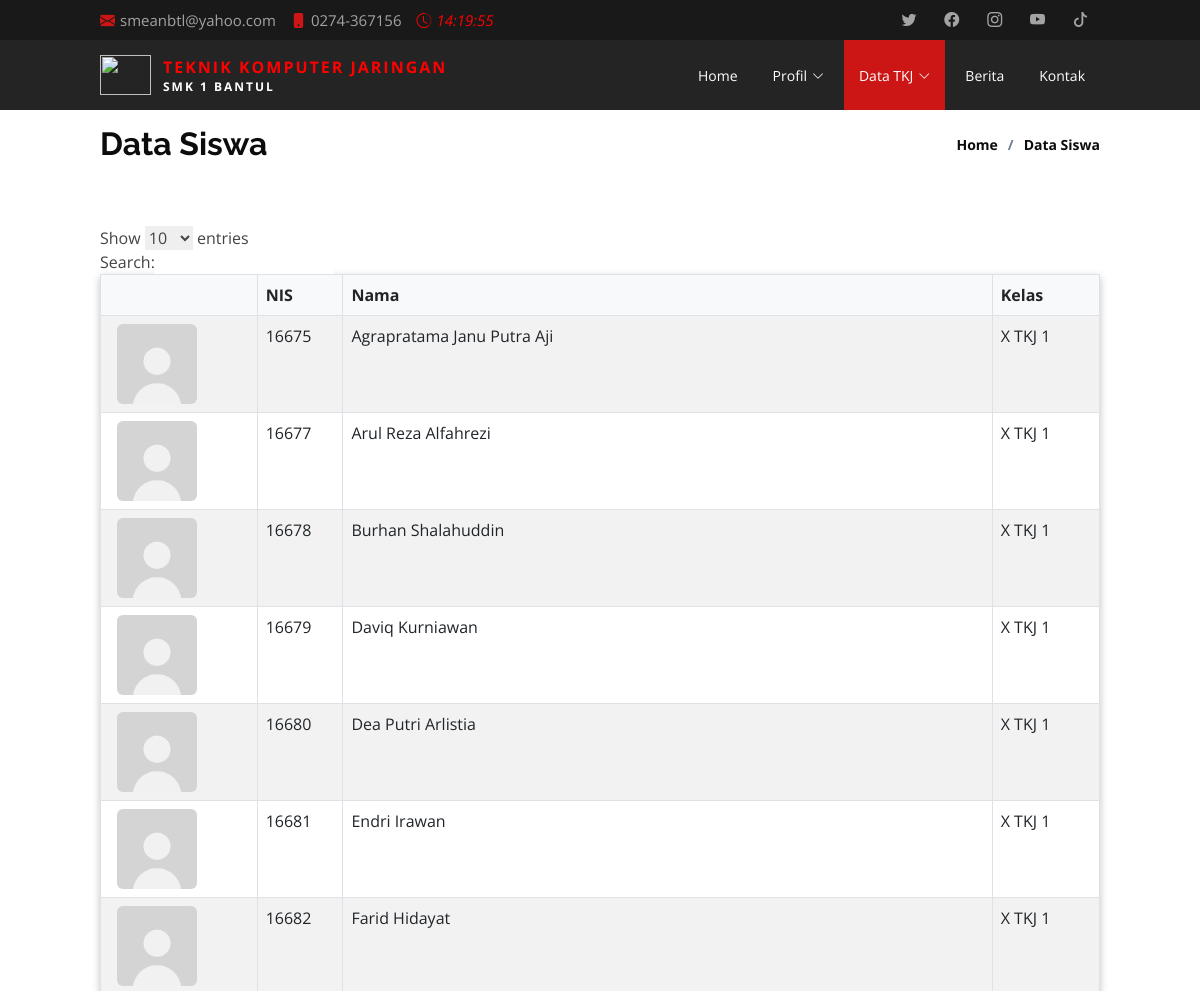
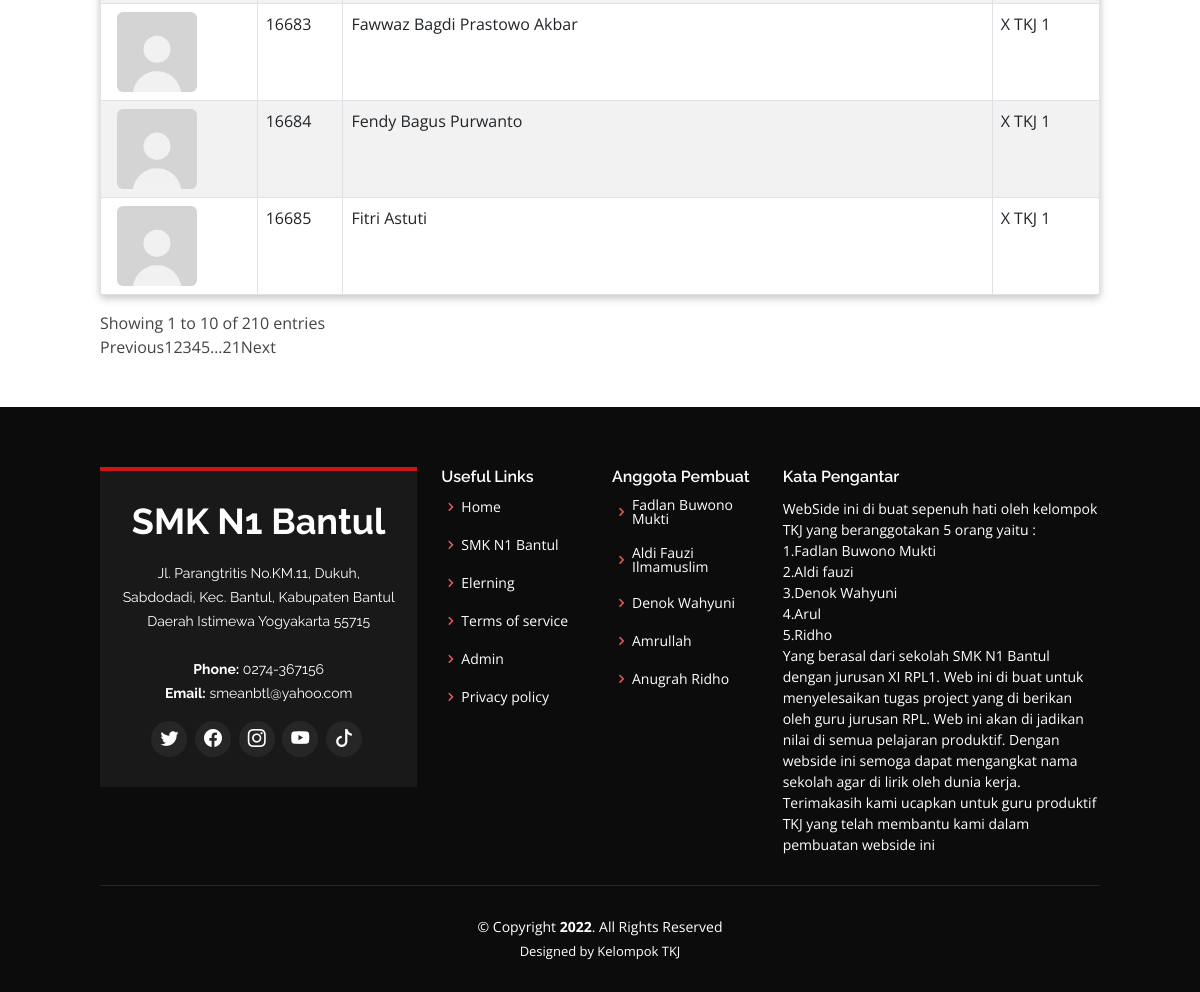
Page /datasiswa.php on the committed database (2 pictures, top to bottom).
### tables this page shows
CREATE TABLE `user` (
  `name` varchar(255) DEFAULT NULL,
  `kelas` enum('X TKJ 1','X TKJ 2','XI TKJ 1','XI TKJ 2','XII TKJ 1','XII TKJ 2') DEFAULT NULL,
  `id` int(11) NOT NULL,
  `NIS` int(11) NOT NULL
);

### datasiswa.php (the view, shortened to what this page needs)
<?php
$page = 'datasiswa';
?>
<!DOCTYPE html>
<html lang="en">
<head>
  <link href="assets/vendor/aos/aos.css" rel="stylesheet">
  <link href="assets/vendor/bootstrap/css/bootstrap.min.css" rel="stylesheet">
  <link href="assets/vendor/bootstrap-icons/bootstrap-icons.css" rel="stylesheet">
  <link href="assets/vendor/boxicons/css/boxicons.min.css" rel="stylesheet">
  <link href="assets/vendor/glightbox/css/glightbox.min.css" rel="stylesheet">
  <link href="assets/vendor/swiper/swiper-bundle.min.css" rel="stylesheet">
    <link rel="stylesheet" type="text/css" href="https://cdn.datatables.net/1.10.19/css/dataTables.bootstrap.min.css">
	<link rel="stylesheet" type="text/css" href="https://cdn.datatables.net/fixedheader/3.1.5/css/fixedHeader.bootstrap.min.css">
    <link rel="stylesheet" type="text/css" href="https://cdn.datatables.net/responsive/2.2.3/css/responsive.bootstrap.min.css">
  <link href="assets/css/DataSiswa.css" rel="stylesheet">
</head>
<body  class="selection:bg-slate-600 selection:text-white">
  <?php include('assets/includes/header.php');?>
   <section id="breadcrumbs" class="breadcrumbs">
    <div class="container">
      <div class="d-flex justify-content-between align-items-center">
        <h2>Data Siswa</h2>
        <ol>
          <li><a href="index">Home</a></li>
          <li>Data Siswa</li>
        </ol>
      </div>
    </div>
  </section>
    <div class="container my-5">
<div class="">
    <table  id="table1" class="table table-striped table-bordered" style="width:100%">
 <thead class="bg-light">
  <tr>
    <th></th>
    <th>NIS</th>
    <TH>Nama</TH>
    <TH>Kelas</TH>
  </tr>
 </thead>
<tbody>
    <?php
 require('koneksi.php');
 $query1= mysqli_query($connection,"SELECT * FROM user");
 while($row=mysqli_fetch_array($query1))
 {
    ?>
    <tr>
    <td><img src="assets/img/icon.png" alt="" width="80px" class="rounded ml-2" id="foto"></td>
      <td><?php echo  $row['NIS'];?></td>
      <td><?php echo  $row['name'];?></td>
      <td class="kelas"><?php echo  $row['kelas'];?></td>
    </tr>
    <?php }  ?>
</tbody>
        </table>
 </div>
 </div>
  <?php include('assets/includes/footer.php');?>
  <script src="https://cdn.tailwindcss.com"></script>
</body>
</html>

### assets/includes/header.php (shortened to what this page needs)
<section id="topbar" class="d-flex align-items-center">
    <div class="container d-flex justify-content-center justify-content-md-between">
      <div class="contact-info d-flex align-items-center">
        <i class="bi bi-envelope-fill"></i><a href="mailto:contact@example.com">smeanbtl@yahoo.com</a>
        <i class="bi bi-phone-fill phone-icon"></i> 0274-367156
        <i class="bi bi-clock-history"><span class="ml-3" id="jam" style="font-size:24"></span></i>
      </div>
      <div class="social-links d-none d-md-block">
        <a href="https://twitter.com/skansaba_id" target="_blank" class="twitter"><i class="bi bi-twitter"></i></a>
        <a href="https://id-id.facebook.com/smknegeri1bantul/" target="_blank" class="facebook"><i class="bi bi-facebook"></i></a>
        <a href="https://www.instagram.com/smkn1bantul/" target="_blank" class="instagram"><i class="bi bi-instagram"></i></a>
        <a href="https://www.youtube.com/channel/UCQgXA3YAufCRhmBVXjNZisw" target="_blank" class="youtube"><i class="bi bi-youtube"></i></i></a>
        <a href="https://www.tiktok.com/@skansaba.id" target="_blank" class="linkedin"><i class="bi bi-tiktok"></i></i></a>
      </div>
    </div>
  </section>
<header id="header" class="d-flex align-items-center">
    <div class="container d-flex align-items-center justify-content-between">
        <a class="navbar-brand logo me-auto flex" href="index">
            <img src="assets/img/Logo-removebg-preview.png" alt="" class="h-10 mr-3" width="51" height="70">
            <span class="self-center text-base font-semibold whitespace-nowrap" id="tkj">TEKNIK KOMPUTER JARINGAN <p class="text-xs font-light" id="tkj">SMK 1 BANTUL</p></span>
        </a>
        <nav id="navbar" class="navbar">
            <ul>
                <li><a class="<?php if ($page == 'home') {
                         echo 'active';    } ?>" href="index">Home</a></li>
                <li class="dropdown"><a class="<?php if ($page == 'prestasi') {
                         echo 'active';    } if ($page == 'visimisi') {
                            echo 'active';    } if ($page == 'galeri') {
                                echo 'active';    } ?>" href="#"><span>Profil</span> <i class="bi bi-chevron-down"></i></a>
                <li class="dropdown"><a href="#" class="<?php if ($page == 'datasiswa') {
                         echo 'active';    } if ($page == 'dataguru') {
                            echo 'active';    } ?>"><span>Data TKJ</span> <i class="bi bi-chevron-down"></i></a>
                <li><a class="<?php if ($page == 'berita') {
                         echo 'active';    } if ($page == 'detailberita') {
                          echo 'active';    } if ($page == 'search') {
                            echo 'active';    } ?>" href="berita.php">Berita</a></li>
                <li><a class="<?php if ($page == 'contact') {
                         echo 'active';    } ?>" href="contact">Kontak</a></li>
            </ul>
        </nav>
    </div>
</header>

### assets/includes/footer.php
<footer id="footer">
    <div class="footer-top">
      <div class="container">
        <div class="row">
          <div class="col-lg-4 col-md-6">
            <div class="footer-info">
              <h3>SMK N1 Bantul</h3>
              <p>
                Jl. Parangtritis No.KM.11, Dukuh, Sabdodadi, Kec. Bantul, Kabupaten Bantul<br>
                Daerah Istimewa Yogyakarta 55715<br><br>
                <strong>Phone:</strong> 0274-367156 <br>
                <strong>Email:</strong> smeanbtl@yahoo.com<br>
              </p>
              <div class="social-links mt-3">
              <a href="https://twitter.com/skansaba_id" target="_blank" class="twitter"><i class="bi bi-twitter"></i></a>
              <a href="https://id-id.facebook.com/smknegeri1bantul/" target="_blank" class="facebook"><i class="bi bi-facebook"></i></a>
              <a href="https://www.instagram.com/smkn1bantul/" target="_blank" class="instagram"><i class="bi bi-instagram"></i></a>
              <a href="https://www.youtube.com/channel/UCQgXA3YAufCRhmBVXjNZisw" target="_blank" class="youtube"><i class="bi bi-youtube"></i></i></a>
              <a href="https://www.tiktok.com/@skansaba.id" target="_blank" class="linkedin"><i class="bi bi-tiktok"></i></i></a>
              </div>
            </div>
          </div>
          <div class="col-lg-2 col-md-6 footer-links">
            <h4>Useful Links</h4>
            <ul>
              <li><i class="bx bx-chevron-right"></i> <a href="index">Home</a></li>
              <li><i class="bx bx-chevron-right"></i> <a href="https://www.smkn1bantul.sch.id/" target="_blank" >SMK N1 Bantul</a></li>
              <li><i class="bx bx-chevron-right"></i> <a href="https://skansaba.id/login/index.php" target="_blank" >Elerning</a></li>
              <li><i class="bx bx-chevron-right"></i> <a href="https://policies.google.com/terms?hl=en-US" target="_blank" >Terms of
                  service</a></li>
              <li><i class="bx bx-chevron-right"></i> <a href="assets//admin/index.php">Admin</a></li>
              <li><i class="bx bx-chevron-right"></i> <a
                  href="https://www.google.com/intl/id/policies/privacy/archive/20160325/" target="_blank" >Privacy policy</a></li>
            </ul>
          </div>
          <div class="col-lg-2 col-md-6 footer-links">
            <h4>Anggota Pembuat</h4>
            <ul>
              <li><i class="bx bx-chevron-right"><a href="#"></i>Fadlan Buwono Mukti</a></li>
              <li><i class="bx bx-chevron-right"></i> <a href="https://www.instagram.com/aldyfzi/">Aldi Fauzi Ilmamuslim</a></li>
              <li><i class="bx bx-chevron-right"></i> <a href="https://www.instagram.com/dnkwy_/">Denok Wahyuni</a></li>
              <li><i class="bx bx-chevron-right"></i> <a href="#">Amrullah</a></li>
              <li><i class="bx bx-chevron-right"></i> <a href="#">Anugrah Ridho</a></li>
            </ul>
          </div>
          <div class="col-lg-4 col-md-6 footer-newsletter">
            <h4>Kata Pengantar</h4>
            <p>WebSide ini di buat sepenuh hati oleh kelompok TKJ
              yang beranggotakan 5 orang yaitu : <br> 1.Fadlan Buwono Mukti <br> 2.Aldi fauzi <br> 3.Denok Wahyuni <br> 4.Arul <br> 5.Ridho <br> Yang berasal dari sekolah SMK N1 Bantul dengan jurusan XI RPL1.
              Web ini di buat untuk menyelesaikan tugas project yang di berikan oleh guru jurusan RPL. Web ini akan di jadikan nilai di semua pelajaran produktif.
              Dengan webside ini semoga dapat mengangkat nama sekolah agar di lirik oleh dunia kerja. Terimakasih kami ucapkan untuk guru produktif TKJ yang telah membantu kami dalam pembuatan webside ini</p>
          </div>
        </div>
      </div>
    </div>
    <div class="container">
      <div class="copyright">
        &copy; Copyright <strong><span>2022</span></strong>. All Rights Reserved
      </div>
      <div class="credits">
        Designed by Kelompok TKJ
      </div>
    </div>
</footer>
<script src="https://cdn.tailwindcss.com"></script>

### assets/css/DataSiswa.css (style rules this page uses)
body { font-family: "Open Sans", sans-serif; color: #444444; }
a { color: #cc1616; text-decoration: none; }
h1, h2, h3, h4, h5, h6 { font-family: "Raleway", sans-serif; }
#topbar { background: #191919; font-size: 15px; height: 40px; padding: 0; color: rgba(255, 255, 255, 0.6); }
#topbar .contact-info a { line-height: 0; color: rgba(255, 255, 255, 0.6); transition: 0.3s; }
#topbar .contact-info .bi-clock-history { color: red; margin: 15px; }
#topbar .contact-info .ml-3 { margin-left: 5px; }
#topbar .contact-info i { color: #cc1616; line-height: 0; margin-right: 5px; }
#topbar .contact-info .phone-icon { margin-left: 15px; }
#topbar .social-links a { color: rgba(255, 255, 255, 0.6); padding: 4px 12px; margin-top: 10px; display: inline-block; line-height: 1px; transition: 0.3s; }
#header { background: rgba(25, 25, 25, 0.95); transition: all 0.5s; z-index: 997; height: 70px; }
#header .navbar-brand { padding: 0; margin: 0; line-height: 1; font-weight: 700; letter-spacing: 2px; text-transform: uppercase; font-size: 39px; color: #fff; margin-top: 7px; margin-bottom: 7px; }
#header .navbar-brand .self-center { color: red; font-weight: bold; }
#header .navbar-brand .text-xs { color: white; font-weight: bold; }
#header .logo img { max-height: 60px; }
.navbar { padding: 0; }
.navbar ul { margin: 0; padding: 0; display: flex; list-style: none; align-items: center; }
.navbar li { position: relative; }
.navbar > ul > li { margin-left: 5px; }
.navbar a, .navbar a:focus { display: flex; align-items: center; justify-content: space-between; padding: 25px 15px 24px 15px; font-size: 14px; color: #fff; white-space: nowrap; transition: 0.3s; }
.navbar a i, .navbar a:focus i { font-size: 12px; line-height: 0; margin-left: 5px; }
.navbar a:hover, .navbar .active, .navbar .active:focus, .navbar li:hover > a { background: #cc1616; }
.breadcrumbs { padding: 18px 0; background: url("../img/background-putih-batik-1.png"); min-height: 40px; margin-top: 0px; }
.breadcrumbs h2 { font-size: 32px; font-weight: 300; margin: 0; font-weight: bold; color: #0c0c0c; }
.breadcrumbs ol { display: flex; flex-wrap: wrap; list-style: none; padding: 0; margin: 0; font-size: 14px; font-weight: bold; color: #0c0c0c; }
.breadcrumbs ol li + li { padding-left: 10px; }
.breadcrumbs ol li + li::before { display: inline-block; padding-right: 10px; color: #6b7b8d; content: "/"; }
h2 { color: #5e8396; font-size: 21px; line-height: 32px; font-weight: 400; margin-bottom: 50px; }
table { box-shadow: rgba(0, 0, 0, 0.24) 0px 3px 8px; }
#footer { background: #0c0c0c; padding: 0 0 30px 0; color: #fff; font-size: 14px; }
#footer .footer-top { padding: 60px 0 30px 0; }
#footer .footer-top .footer-info { margin-bottom: 15px; background: #191919; color: #fff; border-top: 4px solid #cc1616; text-align: center; padding: 30px 20px; }
#footer .footer-top .footer-info h3 { font-size: 36px; margin: 0 0 20px 0; padding: 2px 0 2px 0; line-height: 1; font-weight: 700; }
#footer .footer-top .footer-info p { font-size: 14px; line-height: 24px; margin-bottom: 0; font-family: "Raleway", sans-serif; }
#footer .footer-top .social-links a { font-size: 18px; display: inline-block; background: #262626; color: #fff; line-height: 1; padding: 8px 0; margin-right: 4px; border-radius: 50%; text-align: center; width: 36px; height: 36px; transition: 0.3s; }
#footer .footer-top h4 { font-size: 16px; font-weight: 600; color: #fff; position: relative; padding-bottom: 12px; }
#footer .footer-top .footer-links { margin-bottom: 30px; }
#footer .footer-top .footer-links ul { list-style: none; padding: 0; margin: 0; }
#footer .footer-top .footer-links ul i { padding-right: 2px; color: #ed5b5b; font-size: 18px; line-height: 1; }
#footer .footer-top .footer-links ul li { padding: 10px 0; display: flex; align-items: center; }
#footer .footer-top .footer-links ul li:first-child { padding-top: 0; }
#footer .footer-top .footer-links ul a { color: #fff; transition: 0.3s; display: inline-block; line-height: 1; }
#footer .copyright { border-top: 1px solid #262626; text-align: center; padding-top: 30px; }
#footer .credits { padding-top: 5px; text-align: center; font-size: 13px; color: #fff; }

### rows in the picture
user: NIS "16675", name "Agrapratama Janu Putra Aji", kelas "X TKJ 1"
user: NIS "16677", name "Arul Reza Alfahrezi", kelas "X TKJ 1"
user: NIS "16678", name "Burhan Shalahuddin", kelas "X TKJ 1"
user: NIS "16679", name "Daviq Kurniawan", kelas "X TKJ 1"
user: NIS "16680", name "Dea Putri Arlistia", kelas "X TKJ 1"
user: NIS "16681", name "Endri Irawan", kelas "X TKJ 1"
user: NIS "16682", name "Farid Hidayat", kelas "X TKJ 1"
user: NIS "16683", name "Fawwaz Bagdi Prastowo Akbar", kelas "X TKJ 1"
user: NIS "16684", name "Fendy Bagus Purwanto", kelas "X TKJ 1"
user: NIS "16685", name "Fitri Astuti", kelas "X TKJ 1"
